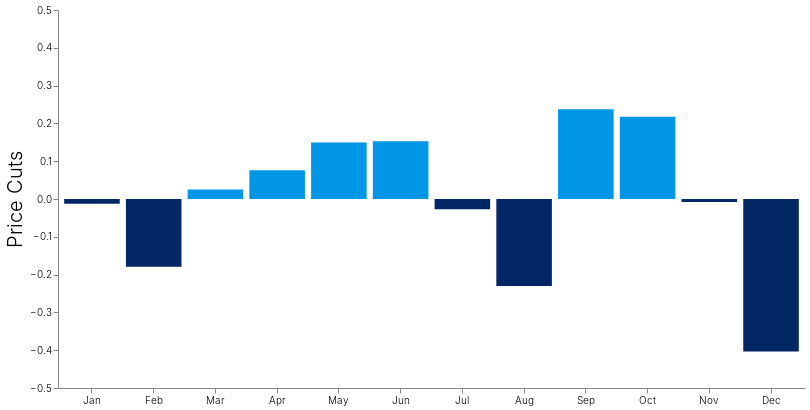

Write a Vega-Lite specification for this figure.
### Vega specification from a JSON file in a GitHub repository (floating-point values rounded to 4 significant figures)
{"$schema": "https://vega.github.io/schema/vega/v3.json", "width": 800, "autosize": {"type": "fit", "resize": true}, "height": 400, "padding": {"left": 5, "top": 5, "right": 5, "bottom": 5}, "config": {"legend": {"orient": "bottom"}, "axis": {"titleFont": "Source Sans Pro", "titleFontSize": 20, "titleFontWeight": 300, "titleFontColor": "#191F2D", "labelFont": "Source Sans Pro", "labelFontSize": 10, "labelFontWeight": 300, "labelFontColor": "#191F2D"}, "axisX": {"labelAngle": 0}, "mark": {"color": "#072770"}}, "usermeta": {"title": "Relative Monthly Seasonal Variation", "tooltip": {"showAllFields": false, "fields": [{"field": "Median Days on Market", "formatType": "number", "format": ".1%"}, {"field": "Price Cuts", "formatType": "number", "format": ".1%"}, {"field": "Inventory", "formatType": "number", "format": ".1%"}, {"field": "Price Index", "formatType": "number", "format": ".1%"}]}}, "data": [{"name": "table", "values": [{"Inventory": -0.07644, "Median Days on Market": 0.3812, "Month": "Jan", "Price Cuts": -0.0123, "Price Index": -0.0003319}, {"Inventory": -0.05311, "Median Days on Market": 0.1583, "Month": "Feb", "Price Cuts": -0.1791, "Price Index": -0.00324}, {"Inventory": 0.01006, "Median Days on Market": -0.09087, "Month": "Mar", "Price Cuts": 0.02526, "Price Index": -0.004062}, {"Inventory": 0.04949, "Median Days on Market": -0.224, "Month": "Apr", "Price Cuts": 0.07595, "Price Index": -0.002814}, {"Inventory": 0.07228, "Median Days on Market": -0.215, "Month": "May", "Price Cuts": 0.1495, "Price Index": -0.00039}, {"Inventory": 0.05386, "Median Days on Market": -0.1248, "Month": "Jun", "Price Cuts": 0.1528, "Price Index": 0.0001891}, {"Inventory": 0.007223, "Median Days on Market": -0.0369, "Month": "Jul", "Price Cuts": -0.02709, "Price Index": 0.003095}, {"Inventory": -0.02809, "Median Days on Market": 0.03285, "Month": "Aug", "Price Cuts": -0.23, "Price Index": 0.003917}, {"Inventory": 0.0078, "Median Days on Market": 0.1118, "Month": "Sep", "Price Cuts": 0.2373, "Price Index": 0.0013}, {"Inventory": 0.045, "Median Days on Market": -0.1146, "Month": "Oct", "Price Cuts": 0.2174, "Price Index": -0.0001212}, {"Inventory": -0.002091, "Median Days on Market": -0.0318, "Month": "Nov", "Price Cuts": -0.007788, "Price Index": -0.002953}, {"Inventory": -0.08701, "Median Days on Market": 0.1047, "Month": "Dec", "Price Cuts": -0.4034, "Price Index": -0.003171}]}, {"name": "domains", "values": [{"Inventory": -0.1, "Median Days on Market": -0.5, "Price Cuts": -0.5, "Price Index": -0.01}, {"Inventory": 0.1, "Median Days on Market": 0.5, "Price Cuts": 0.5, "Price Index": 0.01}]}], "signals": [{"name": "Metric", "description": "Selects metric", "bind": {"input": "radio", "options": ["Price Cuts", "Price Index", "Median Days on Market", "Inventory"], "element": "div#interface", "debounce": 100}, "value": "Price Cuts"}], "scales": [{"name": "xscale", "type": "band", "domain": {"data": "table", "field": "Month"}, "range": "width", "padding": 0.1}, {"name": "yscale", "domain": {"data": "domains", "field": {"signal": "Metric"}}, "nice": true, "range": "height"}, {"name": "c", "type": "bin-ordinal", "domain": [-100, 0, 100], "range": ["#032765", "#0195E5"]}], "axes": [{"orient": "bottom", "scale": "xscale"}, {"orient": "left", "scale": "yscale", "title": {"signal": "Metric"}}], "marks": [{"type": "rect", "from": {"data": "table"}, "encode": {"enter": {}, "update": {"x": {"scale": "xscale", "field": "Month"}, "width": {"scale": "xscale", "band": 1}, "y": {"scale": "yscale", "field": {"signal": "Metric"}}, "y2": {"scale": "yscale", "value": 0}, "fill": {"scale": "c", "field": {"signal": "Metric"}}}, "hover": {}}}]}
